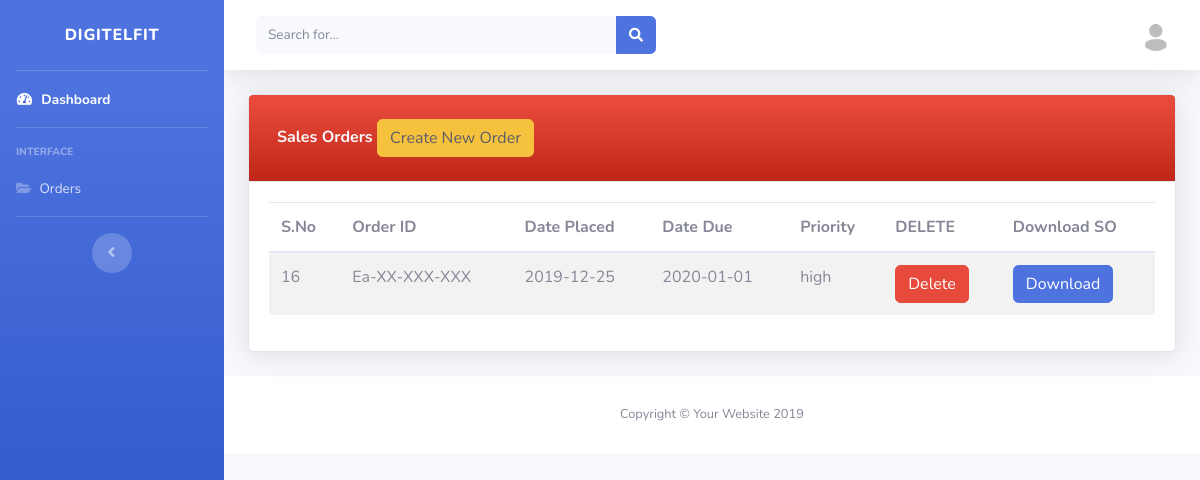
The page /sales/salesorder.php on the database its author committed.
### tables this page shows
CREATE TABLE `salesorder` (
  `ID` int(11) NOT NULL,
  `orderid` varchar(255) DEFAULT NULL,
  `dateplaced` date DEFAULT NULL,
  `datedue` date DEFAULT NULL,
  `priority` varchar(255) DEFAULT NULL,
  `file_name` varchar(255) DEFAULT 'NULL',
  `file_type` varchar(255) DEFAULT 'NULL',
  `so_file` mediumblob DEFAULT NULL,
  `sostatus` varchar(255) DEFAULT 'NOT STARTED',
  `progress` decimal(3,2) DEFAULT 0.00,
  `approval` varchar(255) NOT NULL DEFAULT 'Pending Approval'
);

### sales/salesorder.php (the view, shortened to what this page needs)
<?php
    include('includes/header.php');
    include('includes/navbar.php');
    include('includes/dbh.inc.php');
?>
<div class="container-fluid">
    <div class="card shadow mb-4">
        <div class="card-header bg-gradient-danger py-3">
            <h6 class="m-2 font-weight-bold text-light">Sales Orders
                <button type="button" class="btn btn-warning text-dark" data-toggle="modal" data-target="#registermodal">
                Create New Order
                </button>
            </h6>
        </div>
        <div class="card-body">
            <?php
            $query = "SELECT * FROM salesorder";
            $query_run = mysqli_query($conn,$query)
            ?>
            <table class="table table-striped">
                <thead>
                    <tr>
                    <th scope="col">S.No</th>
                    <th scope="col">Order ID</th>
                    <th scope="col">Date Placed</th>
                    <th scope="col">Date Due</th>
                    <th scope="col">Priority</th>
                    <th scope="col">DELETE</th>
                    <th scope="col">Download SO</th>
                    </tr>
                </thead>
                <tbody>
                    <?php
                    if(mysqli_num_rows($query_run) > 0)
                    {
                        while($row = mysqli_fetch_assoc($query_run))
                        {
                            ?>
                    <tr>
                    <td><?php echo $row['ID'];?></td>
                    <td><?php echo $row['orderid'];?></td>
                    <td><?php echo $row['dateplaced'];?></td>
                    <td><?php echo $row['datedue'];?></td>
                    <td><?php echo $row['priority'];?></td>
                    <td>
                    <a class="btn btn-danger" href="includes/sodelete.inc.php?delete=<?php echo $row['ID'];?>">Delete</a>
                    </td>
                    <td>
                    <a class="btn btn-primary" href="includes/viewso.inc.php?id=<?php echo $row['ID'];?>">Download</a>
                    </td>
                    </tr>
                    <?php
                        }
                    }
                    else {
                        echo "No Record Found";
                        }
                    ?>
                </tbody>
            </table>
        </div>
    </div>
</div>
<?php
      include("includes/footer.php");
?>

### rows shown on the page
salesorder: ID "16", orderid "Ea-XX-XXX-XXX", dateplaced "2019-12-25", datedue "2020-01-01", priority "high"
